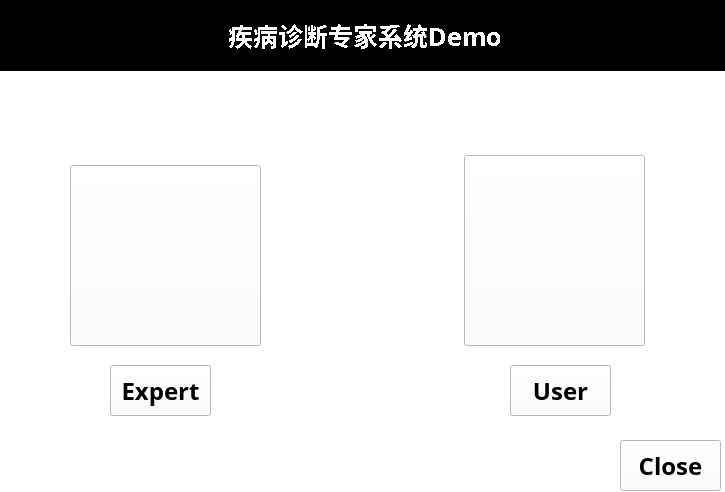
<?xml version="1.0" encoding="UTF-8"?>
<ui version="4.0">
 <class>Loginin</class>
 <widget class="QMainWindow" name="Loginin">
  <property name="geometry">
   <rect>
    <x>0</x>
    <y>0</y>
    <width>725</width>
    <height>492</height>
   </rect>
  </property>
  <property name="font">
   <font>
    <stylestrategy>PreferAntialias</stylestrategy>
   </font>
  </property>
  <property name="windowTitle">
   <string>Loginin</string>
  </property>
  <property name="styleSheet">
   <string notr="true">background-color:rgb(255, 255, 255)</string>
  </property>
  <widget class="QWidget" name="centralWidget">
   <widget class="QLabel" name="login_label">
    <property name="geometry">
     <rect>
      <x>0</x>
      <y>0</y>
      <width>731</width>
      <height>71</height>
     </rect>
    </property>
    <property name="font">
     <font>
      <family>宋体</family>
      <pointsize>19</pointsize>
      <weight>75</weight>
      <bold>true</bold>
      <stylestrategy>NoAntialias</stylestrategy>
     </font>
    </property>
    <property name="styleSheet">
     <string notr="true">background-color: rgb(0, 0, 0);
color: rgb(255, 255, 255);</string>
    </property>
    <property name="text">
     <string>疾病诊断专家系统Demo</string>
    </property>
    <property name="textFormat">
     <enum>Qt::PlainText</enum>
    </property>
    <property name="alignment">
     <set>Qt::AlignCenter</set>
    </property>
   </widget>
   <widget class="QPushButton" name="login_expert_img">
    <property name="geometry">
     <rect>
      <x>70</x>
      <y>165</y>
      <width>191</width>
      <height>181</height>
     </rect>
    </property>
    <property name="styleSheet">
     <string notr="true">border-image:url(:/new/C:/Users/嘉润/Desktop/expert.png)</string>
    </property>
    <property name="text">
     <string/>
    </property>
   </widget>
   <widget class="QPushButton" name="login_user_img">
    <property name="geometry">
     <rect>
      <x>464</x>
      <y>155</y>
      <width>181</width>
      <height>191</height>
     </rect>
    </property>
    <property name="styleSheet">
     <string notr="true">border-image:url(:/new/C:/Users/嘉润/Desktop/user.png)</string>
    </property>
    <property name="text">
     <string/>
    </property>
   </widget>
   <widget class="QPushButton" name="login_expert">
    <property name="geometry">
     <rect>
      <x>110</x>
      <y>365</y>
      <width>101</width>
      <height>51</height>
     </rect>
    </property>
    <property name="font">
     <font>
      <family>Agency FB</family>
      <pointsize>18</pointsize>
      <weight>75</weight>
      <bold>true</bold>
     </font>
    </property>
    <property name="text">
     <string>Expert</string>
    </property>
   </widget>
   <widget class="QPushButton" name="login_user">
    <property name="geometry">
     <rect>
      <x>510</x>
      <y>365</y>
      <width>101</width>
      <height>51</height>
     </rect>
    </property>
    <property name="font">
     <font>
      <family>Agency FB</family>
      <pointsize>18</pointsize>
      <weight>75</weight>
      <bold>true</bold>
     </font>
    </property>
    <property name="text">
     <string>User</string>
    </property>
   </widget>
   <widget class="QPushButton" name="login_close">
    <property name="geometry">
     <rect>
      <x>620</x>
      <y>440</y>
      <width>101</width>
      <height>51</height>
     </rect>
    </property>
    <property name="font">
     <font>
      <family>Agency FB</family>
      <pointsize>18</pointsize>
      <weight>75</weight>
      <bold>true</bold>
     </font>
    </property>
    <property name="text">
     <string>Close</string>
    </property>
   </widget>
  </widget>
 </widget>
 <layoutdefault spacing="6" margin="11"/>
 <resources/>
 <connections/>
</ui>
